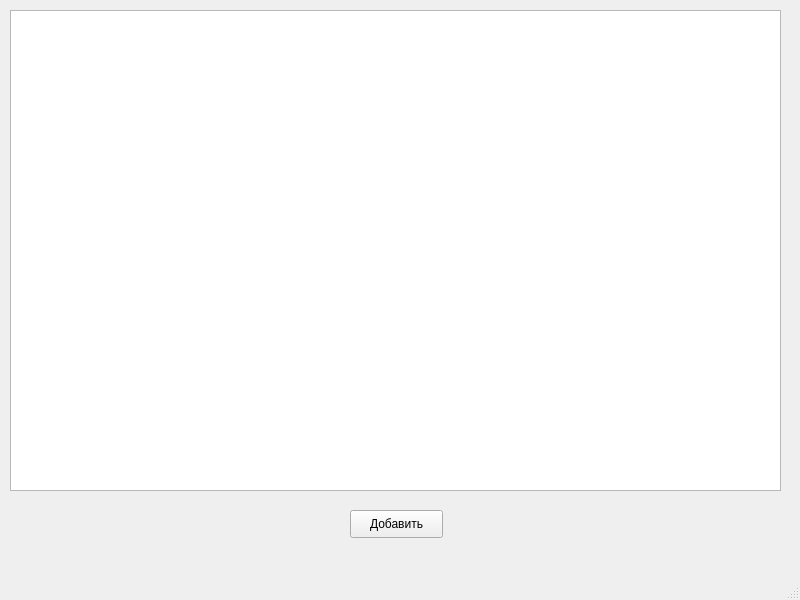
<?xml version="1.0" encoding="UTF-8"?>
<ui version="4.0">
 <class>MainWindow</class>
 <widget class="QMainWindow" name="MainWindow">
  <property name="geometry">
   <rect>
    <x>0</x>
    <y>0</y>
    <width>800</width>
    <height>600</height>
   </rect>
  </property>
  <property name="windowTitle">
   <string>MainWindow</string>
  </property>
  <widget class="QWidget" name="centralwidget">
   <widget class="QTableWidget" name="tableWidget">
    <property name="geometry">
     <rect>
      <x>10</x>
      <y>10</y>
      <width>771</width>
      <height>481</height>
     </rect>
    </property>
   </widget>
   <widget class="QPushButton" name="add">
    <property name="geometry">
     <rect>
      <x>350</x>
      <y>510</y>
      <width>93</width>
      <height>28</height>
     </rect>
    </property>
    <property name="text">
     <string>Добавить</string>
    </property>
   </widget>
  </widget>
  <widget class="QMenuBar" name="menubar">
   <property name="geometry">
    <rect>
     <x>0</x>
     <y>0</y>
     <width>800</width>
     <height>26</height>
    </rect>
   </property>
  </widget>
  <widget class="QStatusBar" name="statusbar"/>
 </widget>
 <resources/>
 <connections/>
</ui>
